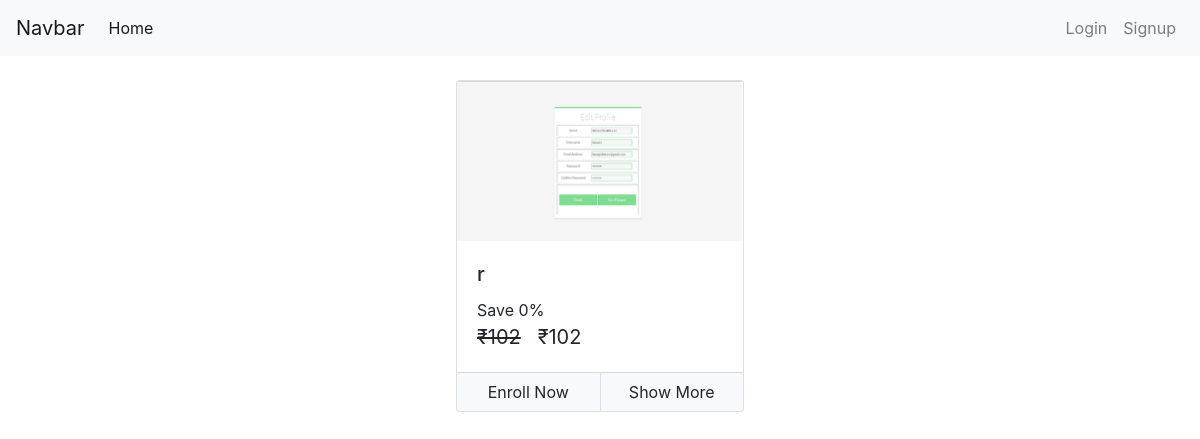
Before: /home/ with the older database file.
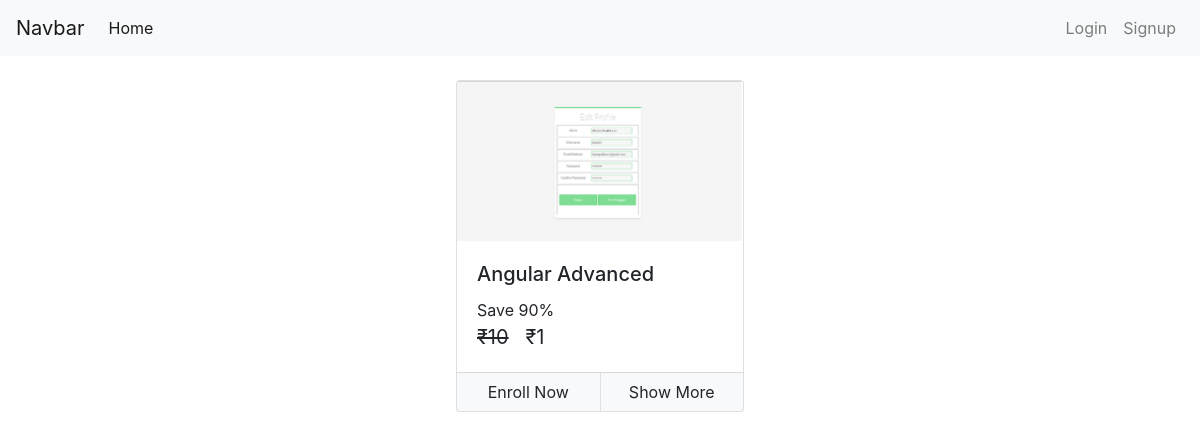
After: the same page with the newer database file.
### notes/models.py (models this page shows, shortened)
class Course(models.Model):
    name = models.CharField(max_length = 50 , null = False)
    slug = models.CharField(max_length = 50 , null = False , unique = True)
    description = models.CharField(max_length = 200 , null = True)
    price = models.IntegerField(null=False)
    discount = models.IntegerField(null=False , default = 0)
    active = models.BooleanField(default = False)
    thumbnail = models.ImageField(upload_to = 'uploads/')
    date = models.DateTimeField(auto_now_add= True)
    resource = models.FileField(upload_to = "resource/")
    length = models.IntegerField(null=False)

### notes/views.py (the view)
# urls.py: path('home/', views.home_page_view , name = 'home'),
def home_page_view(request):
    courses = Course.objects.filter(active=True)
    context = {'courses': courses}
    return render(request, 'user/home.html', context)

### notes/templatetags/course_custom_tags.py (called while the page is built, shortened)
@register.simple_tag
def cal_sellprice(price , discount):
    if discount is None or discount == 0:
        return price
    sellprice = price
    sellprice = price - ( price * discount * 0.01 )
    return math.floor(sellprice)

@register.filter
def rupee(price):
    return f'₹{price}'

@register.simple_tag
def is_enrolled(request , course):
    user = None
    if not request.user.is_authenticated:
        return False

### notes/templates/user/home.html (shortened to what this page needs)
{% extends 'user/base.html' %}
{% load course_custom_tags %}
{%block content%}
<div class="container">
    <br>
    <div class="row">
        {% for course in courses %}
        <div class="col mx-auto">
            <div class="card mx-auto" style="width: 18rem;">
                <img class="card-img-top" src="{{course.thumbnail.url}}" alt="Card image cap">
                <div class="card-body">
                    <h5 class="card-title">{{course.name}}</h5>
                    <p class="card-text m-0 p-0">
                        Save {{course.discount}}%
                        <br>
                        <span class="price">
                            <del>{{course.price|rupee}}</del>
                            <span>{% cal_sellprice course.price course.discount as value %} {{value|rupee}}</span>
                        </span>
                    </p>
                </div>
                <div class="card-footer p-0">
                    {% is_enrolled request course as enrolled %}
                    <div class="row no-gutters">
                        {% if enrolled %}
                        <div class="col border-right">
                            <a href="/course/{{course.slug}}" class="btn btn-light btn-block">Start Course</a>
                        </div>
                        {% else %}
                        <div class="col border-right">
                            <a href="{% url 'checkout' slug=course.slug %}" class="btn btn-light btn-block">Enroll Now</a>
                        </div>
                        <div class="col">
                            <a href="{% url 'coursepage' slug=course.slug %}" class="btn btn-light  btn-block">Show More</a>
                        </div>
                        {% endif %}
                    </div>
                </div>
            </div>
        </div>
        {% endfor %}
    </div>
</div>
{%endblock%}

Changed rows visible on the page:
changed Course: name "r" → "Angular Advanced"; discount "0" → "90"; price "₹102" → "₹10"; value "₹102" → "₹1"
